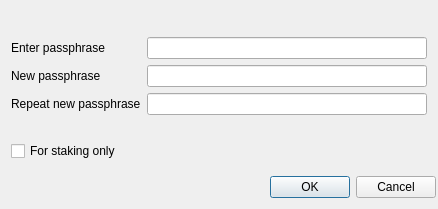
<?xml version="1.0" encoding="UTF-8"?>
<ui version="4.0">
 <class>AskPassphraseDialog</class>
 <widget class="QDialog" name="AskPassphraseDialog">
  <property name="geometry">
   <rect>
    <x>0</x>
    <y>0</y>
    <width>438</width>
    <height>203</height>
   </rect>
  </property>
  <property name="sizePolicy">
   <sizepolicy hsizetype="MinimumExpanding" vsizetype="Minimum">
    <horstretch>0</horstretch>
    <verstretch>0</verstretch>
   </sizepolicy>
  </property>
  <property name="minimumSize">
   <size>
    <width>300</width>
    <height>0</height>
   </size>
  </property>
  <property name="windowTitle">
   <string>Passphrase Dialog</string>
  </property>
  <layout class="QVBoxLayout" name="verticalLayout">
   <property name="leftMargin">
    <number>2</number>
   </property>
   <property name="topMargin">
    <number>2</number>
   </property>
   <property name="rightMargin">
    <number>2</number>
   </property>
   <item>
    <layout class="QHBoxLayout" name="actionBarLayout"/>
   </item>
   <item>
    <layout class="QHBoxLayout" name="horizontalLayout">
     <property name="leftMargin">
      <number>9</number>
     </property>
     <property name="topMargin">
      <number>6</number>
     </property>
     <property name="rightMargin">
      <number>9</number>
     </property>
     <item>
      <widget class="QLabel" name="warningLabel">
       <property name="textFormat">
        <enum>Qt::RichText</enum>
       </property>
       <property name="wordWrap">
        <bool>true</bool>
       </property>
      </widget>
     </item>
    </layout>
   </item>
   <item>
    <layout class="QFormLayout" name="formLayout">
     <property name="fieldGrowthPolicy">
      <enum>QFormLayout::AllNonFixedFieldsGrow</enum>
     </property>
     <property name="leftMargin">
      <number>9</number>
     </property>
     <property name="topMargin">
      <number>9</number>
     </property>
     <property name="rightMargin">
      <number>9</number>
     </property>
     <property name="bottomMargin">
      <number>9</number>
     </property>
     <item row="2" column="0">
      <widget class="QLabel" name="passLabel1">
       <property name="text">
        <string>Enter passphrase</string>
       </property>
      </widget>
     </item>
     <item row="2" column="1">
      <widget class="QLineEdit" name="passEdit1">
       <property name="echoMode">
        <enum>QLineEdit::Password</enum>
       </property>
      </widget>
     </item>
     <item row="3" column="0">
      <widget class="QLabel" name="passLabel2">
       <property name="text">
        <string>New passphrase</string>
       </property>
      </widget>
     </item>
     <item row="3" column="1">
      <widget class="QLineEdit" name="passEdit2">
       <property name="echoMode">
        <enum>QLineEdit::Password</enum>
       </property>
      </widget>
     </item>
     <item row="4" column="0">
      <widget class="QLabel" name="passLabel3">
       <property name="text">
        <string>Repeat new passphrase</string>
       </property>
      </widget>
     </item>
     <item row="4" column="1">
      <widget class="QLineEdit" name="passEdit3">
       <property name="echoMode">
        <enum>QLineEdit::Password</enum>
       </property>
      </widget>
     </item>
     <item row="6" column="0">
      <widget class="QCheckBox" name="stakingCheckBox">
       <property name="enabled">
        <bool>true</bool>
       </property>
       <property name="visible">
        <bool>false</bool>
       </property>
       <property name="toolTip">
        <string>Serves to disable the trivial sendmoney when OS account compromised. Provides no real security.</string>
       </property>
       <property name="text">
        <string>For staking only</string>
       </property>
      </widget>
     </item>
     <item row="5" column="0" colspan="2">
      <widget class="QLabel" name="capsLabel">
       <property name="font">
        <font>
         <weight>75</weight>
         <bold>true</bold>
        </font>
       </property>
       <property name="text">
        <string/>
       </property>
       <property name="alignment">
        <set>Qt::AlignCenter</set>
       </property>
      </widget>
     </item>
    </layout>
   </item>
   <item>
    <layout class="QHBoxLayout" name="buttonsLayout">
     <item>
      <widget class="QDialogButtonBox" name="buttonBox">
       <property name="orientation">
        <enum>Qt::Horizontal</enum>
       </property>
       <property name="standardButtons">
        <set>QDialogButtonBox::Cancel|QDialogButtonBox::Ok</set>
       </property>
      </widget>
     </item>
    </layout>
   </item>
   <item>
    <spacer name="verticalSpacer">
     <property name="orientation">
      <enum>Qt::Vertical</enum>
     </property>
     <property name="sizeHint" stdset="0">
      <size>
       <width>20</width>
       <height>40</height>
      </size>
     </property>
    </spacer>
   </item>
  </layout>
 </widget>
 <resources/>
 <connections>
  <connection>
   <sender>buttonBox</sender>
   <signal>accepted()</signal>
   <receiver>AskPassphraseDialog</receiver>
   <slot>accept()</slot>
   <hints>
    <hint type="sourcelabel">
     <x>248</x>
     <y>254</y>
    </hint>
    <hint type="destinationlabel">
     <x>157</x>
     <y>274</y>
    </hint>
   </hints>
  </connection>
  <connection>
   <sender>buttonBox</sender>
   <signal>rejected()</signal>
   <receiver>AskPassphraseDialog</receiver>
   <slot>reject()</slot>
   <hints>
    <hint type="sourcelabel">
     <x>316</x>
     <y>260</y>
    </hint>
    <hint type="destinationlabel">
     <x>286</x>
     <y>274</y>
    </hint>
   </hints>
  </connection>
 </connections>
</ui>
